Frame 1 (no input): blank canvas, image omitted
Frame 60 (no input): blank canvas, image omitted
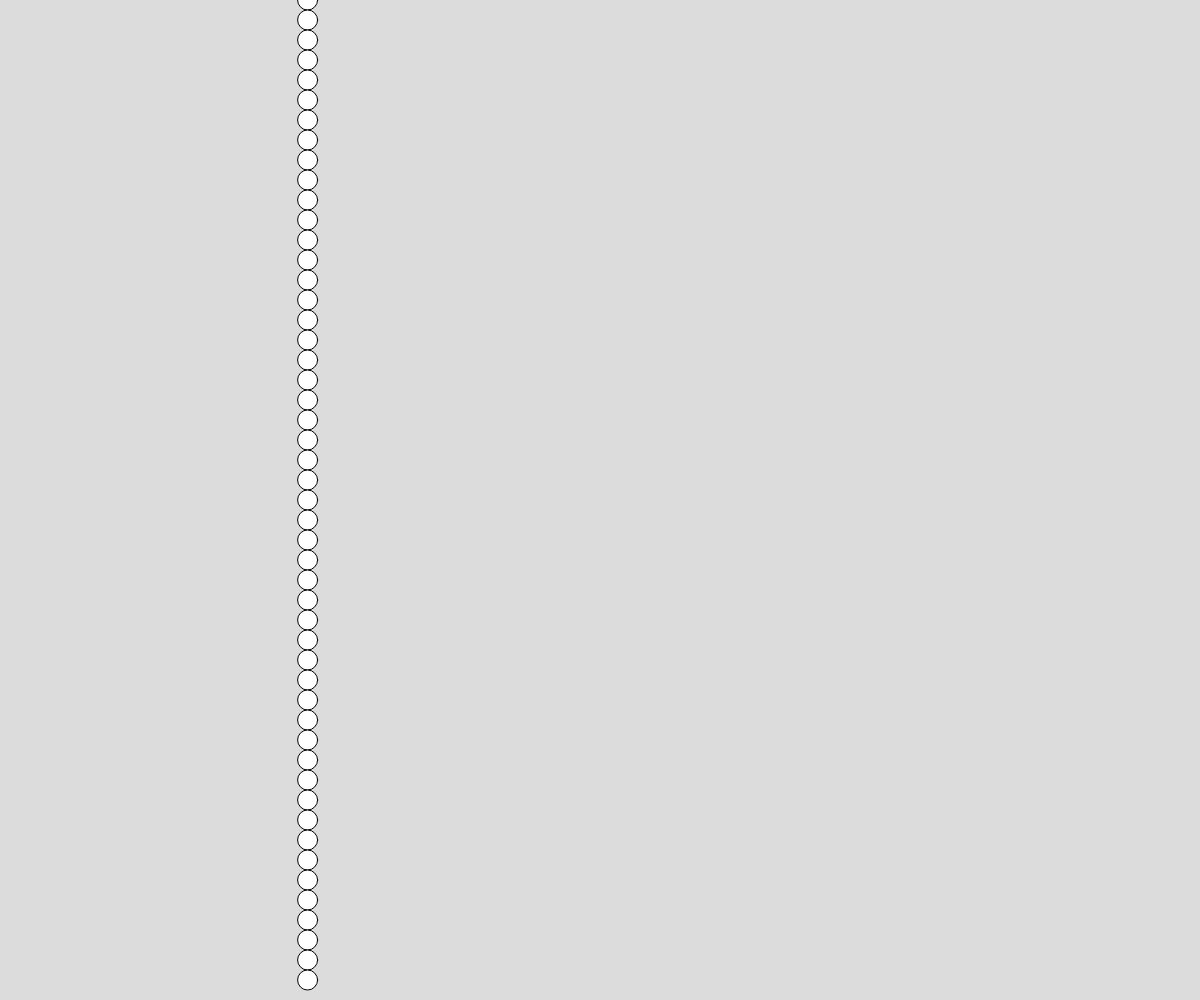
Frame 120 (the mouse pressed at the canvas centre since frame 60)

The p5.js sketch whose frames 1 and 60 were blank and that drew this single picture after the mouse press (run headless with seeded random() and noise() and a simulated clock; from frame 60 on, the mouse is pressed at the canvas centre):

// p5.js sketch
// ── sketch.js
//Tower
// Sophia
// 10/01/26
//


//global variables
let xTime = 5; let xSpeed = 0.01;
xStart = xTime;




async function setup() {
  createCanvas(windowWidth, windowHeight);
}

function draw() {
  background(220);
  xTime = xStart;
  xStart += xSpeed;
  tower();
}

function tower(){
  //create a tower with circles of
  //different y positioning
  //x position will be randomly selected.
  for(let y = 0; y < height; y += 20){

    //perlin noise code (3 lines)
    let x = noise(xTime); // 0-1
    x = map(x,0,1, 0, width);

    circle(x,y,20);
  }

}
